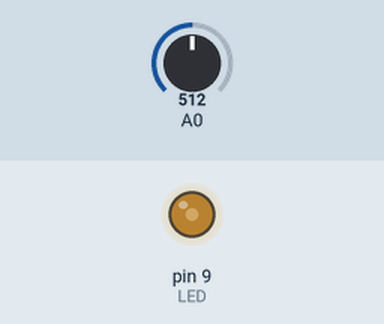
Simulated run of this sketch. Board: Arduino Uno, built with avr-gcc and run on an emulated ATmega328P. Shown: output pins drawn as LEDs (lit = HIGH). The test bench sets the inputs (shaded band); at power-on: A0 = 512.

Above: at 1.2 s.
1.3 s: A0 set to 716
At 1.6 s:
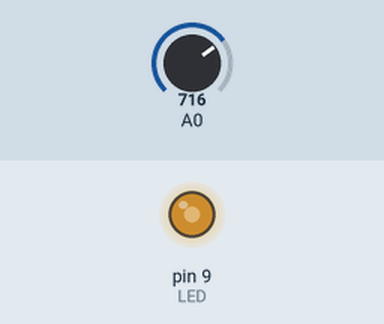
2.8 s: A0 set to 1023
At 3.9 s:
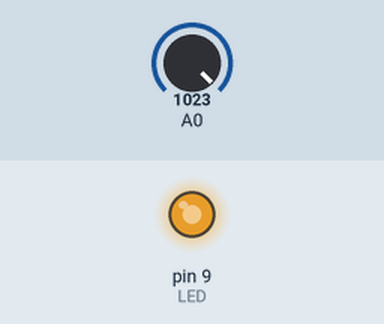
4.3 s: A0 set to 306
At 5.1 s:
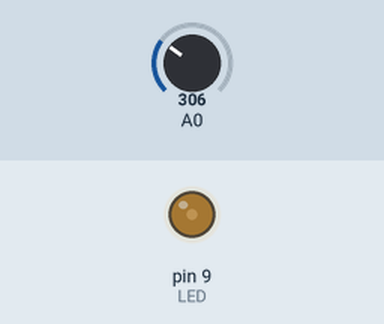
5.8 s: A0 set to 0
At 6.2 s:
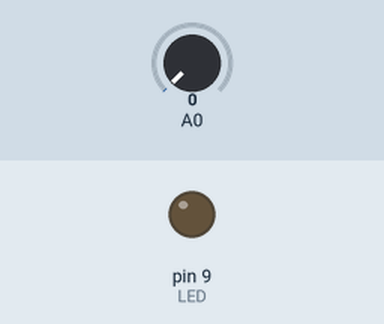
7.3 s: A0 set to 511
At 8.6 s:
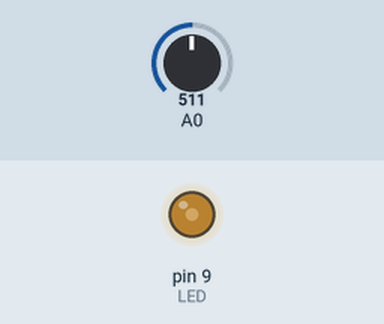
Timing chart, 0 to 9.8 s (numbered marks = the images above; inputs shaded):
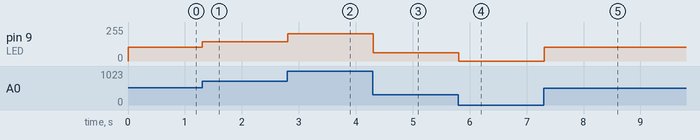

The sketch:

LED_LIGHTBRIGHTNESS.ino
```cpp
const int LED = 9;    // the pin for the LED

int val = 0;    // variable used to store the value
                // coming from the sensor

void setup(){
  pinMode(LED, OUTPUT);  // LED is an output

  // Note: Analogue pins are
  // automatically set as inputs
}

void loop(){

  val = analogRead(0);    // read the value from
                          // the sensor

  analogWrite(LED, val/5);  // turn the LED on at
                            // the bightness set
                            // by the sensor

  delay(10);  // stop the program for
              // some time
}
```

Measured:
- after the input at 1.3 s, pin 9 (LED): 102/255 → 143/255 at once
- after the input at 2.8 s, pin 9 (LED): 143/255 → 204/255 at once
- after the input at 4.3 s, pin 9 (LED): 204/255 → 61/255 at once
- after the input at 5.8 s, pin 9 (LED): 61/255 → 0/255 at once
- after the input at 7.3 s, pin 9 (LED): 0/255 → 102/255 at once
